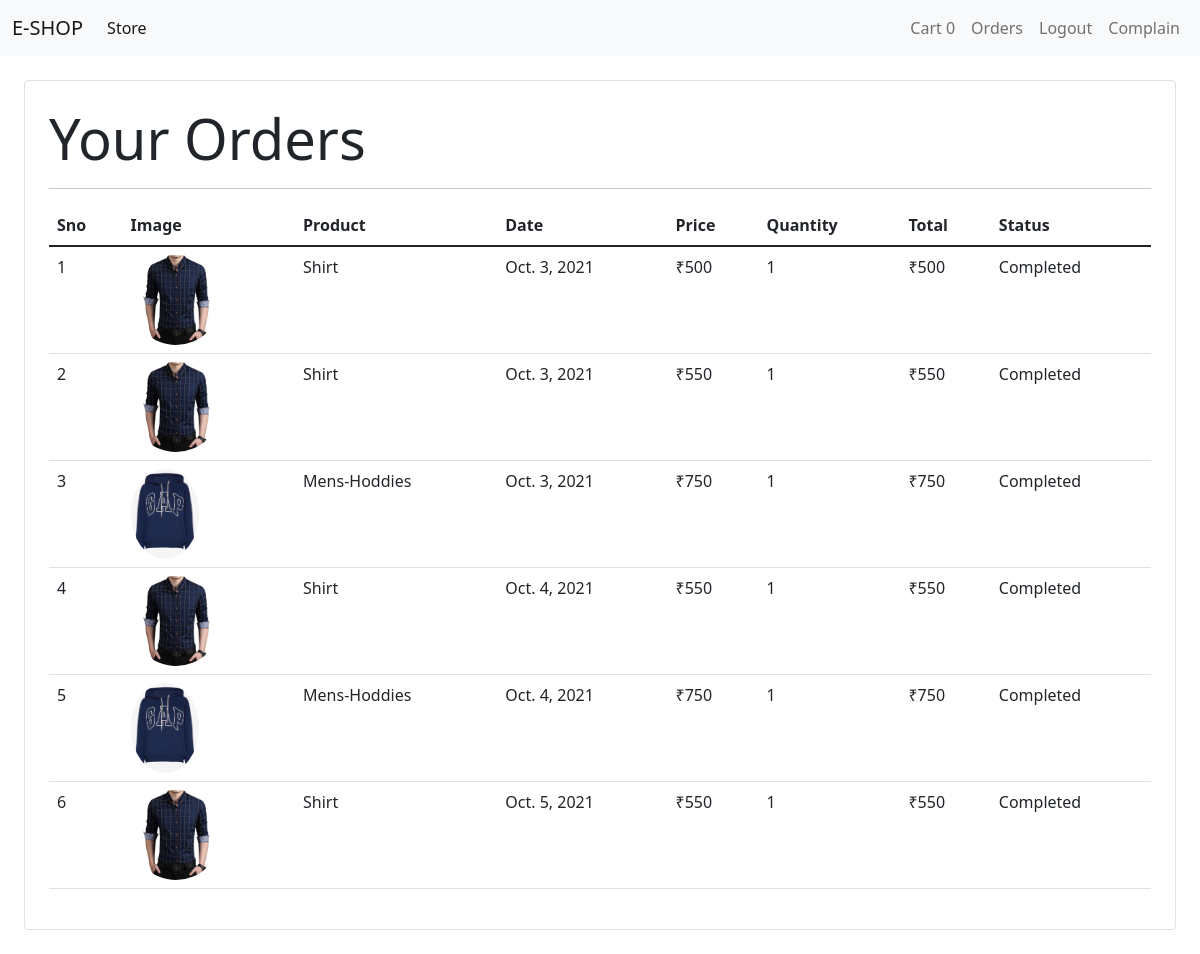
Page /orders (signed in) on the committed database.
### store/models/orders.py (models this page shows, shortened)
class Order(models.Model):
    product=models.ForeignKey(Product,on_delete=models.CASCADE)
    customer=models.ForeignKey(Customer,on_delete=models.CASCADE)
    quantity=models.IntegerField(default=1)
    price=models.IntegerField()
    address=models.CharField(max_length=50,default="",blank=True)
    phone=models.CharField(max_length=50,default="",blank=True)
    date=models.DateField(default=datetime.datetime.today)
    status=models.BooleanField(default=False)
    @staticmethod
    def get_orders_by_customer(customer_id):
       return Order.\
           objects.\
           filter(customer=customer_id)\
           .order_by('-date')

### store/models/product.py (models this page shows, shortened)
class Product(models.Model):
    name=models.CharField(max_length=50)
    price=models.IntegerField(default=0) #price not given then taken as 0
    description=models.CharField(max_length=200,default='',null=True,blank=True)
    category=models.ForeignKey(Category,on_delete=models.CASCADE,default=1)
    image=models.ImageField(upload_to='uploads/products/')#image will be saved to products folder

### store/views/orders.py (the view)
# urls.py: path('orders', OrderView.as_view(), name='orders'),
class OrderView(View):
    @method_decorator(auth_middleware)
    def get(self,request):
        customer=request.session.get('customer')
        orders=Order.get_orders_by_customer(customer)
        print(orders)
        orders=orders.reverse()
        return render(request,'orders.html',{'orders':orders})

### store/templatetags/custom_filter.py (called while the page is built)
@register.filter(name='currency')
def currency(number):
    return "₹"+str(number)

@register.filter(name='multiply')
def multiply(number,number1):
    return number* number1

### store/templates/orders.html
{% extends 'base.html' %}
{% block content %}
{% load cart %}
{%load custom_filter %}
<div clas s="container">
    <div class="border border rounded p-4 m-4">
       <p class="display-4 pl-4 ml-4">Your Orders</p>
       <hr>
        <table class="table">
            <thead>
                <tr>
                    <th>Sno</th>
                    <th>Image</th>
                    <th>Product</th>
                    <th>Date</th>
                    <th>Price</th>
                    <th>Quantity</th>
                    <th>Total</th>
                    <th>Status</th>
                </tr>
            </thead>
            <tbody>
                {% for order in orders %}
                <tr>
                    <td >{{forloop.counter}}</td>
                    <td><img  style="height:90px" class="rounded-circle" src="{{order.product.image.url}}"></td>
                    <td>{{order.product.name}}</td>
                    <td>{{order.date}}</td>
                    <td>{{order.price|currency}}</td>
                    <td>{{order.quantity}}</td>
                    <td>{{order.quantity|multiply:order.price|currency}}</td>
                   {% if order.status %}
                   <td>Completed</td>
                    {% else %}
                    <td>Pending</td>
                    {% endif %}
                </tr>
                {% endfor %}
            </tbody>
        </table>
    </div>
</div>
{% endblock %}

### rows in the picture
Order: product.image (picture), product.name "Shirt", date "Oct. 3, 2021", price "₹500", quantity "1", quantity|multiply "₹500", status "Completed"
Order: product.image (picture), product.name "Shirt", date "Oct. 3, 2021", price "₹550", quantity "1", quantity|multiply "₹550", status "Completed"
Order: product.image (picture), product.name "Mens-Hoddies", date "Oct. 3, 2021", price "₹750", quantity "1", quantity|multiply "₹750", status "Completed"
Order: product.image (picture), product.name "Shirt", date "Oct. 4, 2021", price "₹550", quantity "1", quantity|multiply "₹550", status "Completed"
Order: product.image (picture), product.name "Mens-Hoddies", date "Oct. 4, 2021", price "₹750", quantity "1", quantity|multiply "₹750", status "Completed"
Order: product.image (picture), product.name "Shirt", date "Oct. 5, 2021", price "₹550", quantity "1", quantity|multiply "₹550", status "Completed"

### other values in the picture
{{ request.session.cart.keys|length }} "0"
